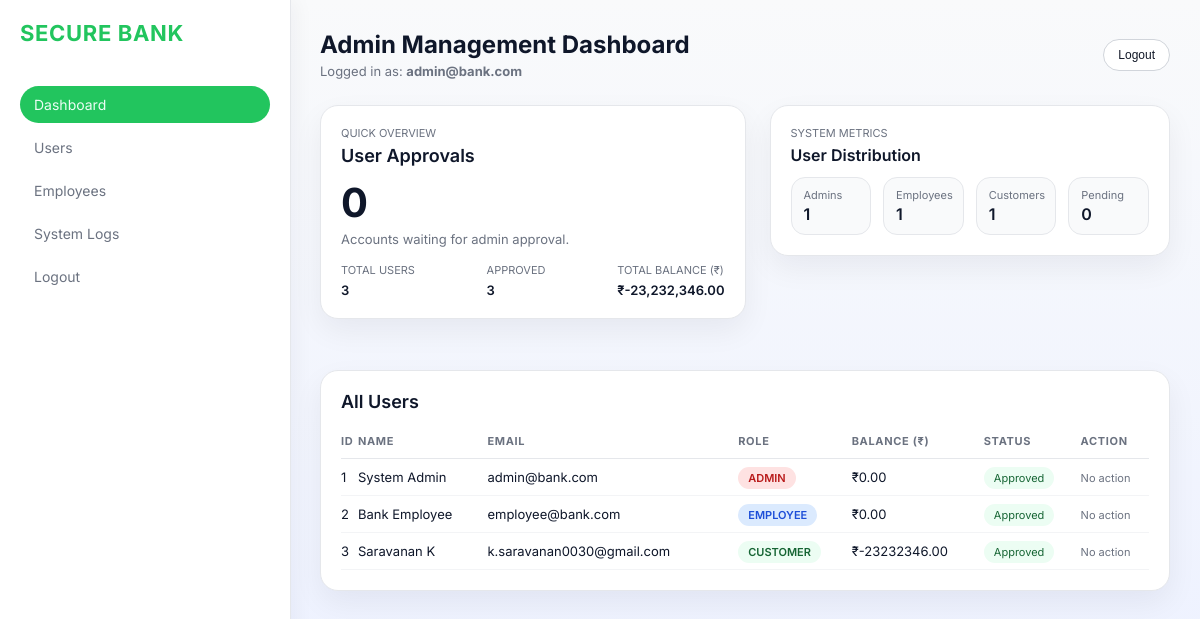
The app's page /admin_dashboard (signed in), older data.
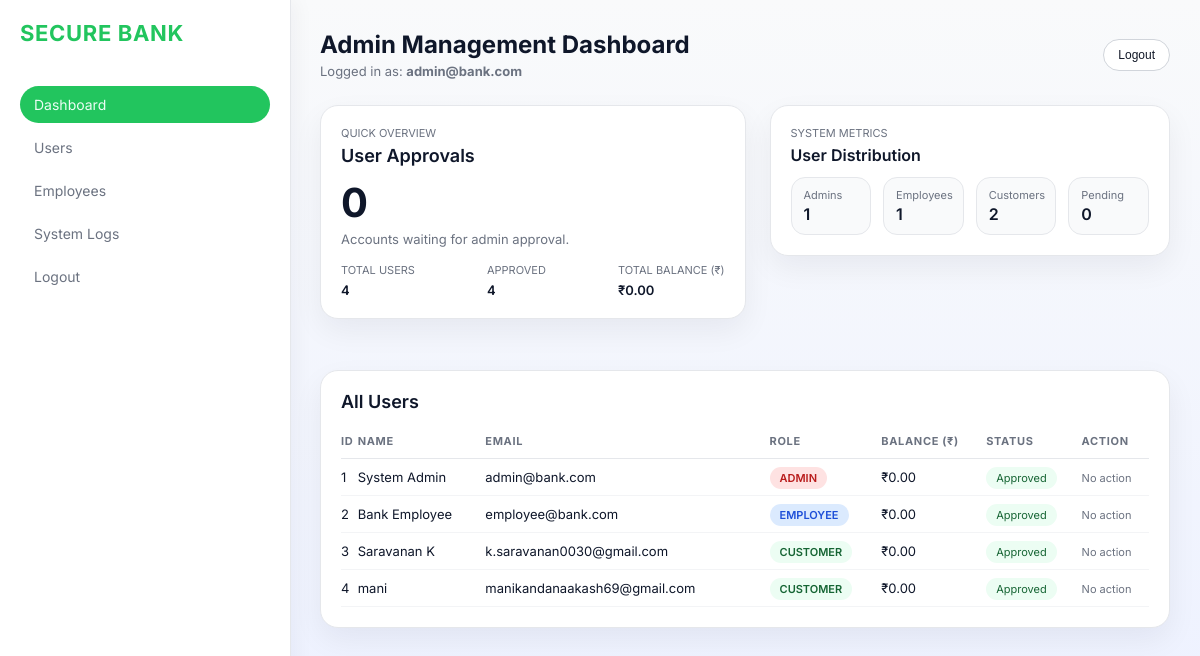
The same page, newer data.
### tables this page shows
CREATE TABLE users (
            id INTEGER PRIMARY KEY AUTOINCREMENT,
            account_number TEXT UNIQUE,
            name TEXT,
            email TEXT UNIQUE,
            password TEXT,
            balance REAL DEFAULT 0,
            role TEXT DEFAULT 'user',
            full_name TEXT,
            phone TEXT,
            address TEXT,
            aadhaar TEXT,
            approval_status TEXT DEFAULT 'pending',
            last_login TEXT
        );

### app.py (the view)
@app.route("/admin_dashboard")
@roles_allowed("admin")
def admin_dashboard():
    conn = db()
    users = conn.execute("SELECT * FROM users").fetchall()
    total_users = len(users)
    total_admins = sum(1 for u in users if u["role"] == "admin")
    total_employees = sum(1 for u in users if u["role"] == "employee")
    total_customers = sum(1 for u in users if u["role"] not in ("admin", "employee"))
    pending_users = sum(1 for u in users if u["approval_status"] != "approved")
    approved_users = sum(1 for u in users if u["approval_status"] == "approved")
    total_balance = sum((u["balance"] or 0) for u in users)
    conn.close()
    return render_template(
        "admin_dashboard.html",
        users=users,
        total_users=total_users,
        total_admins=total_admins,
        total_employees=total_employees,
        total_customers=total_customers,
        pending_users=pending_users,
        approved_users=approved_users,
        total_balance=total_balance,
    )

### app.py (called while the page is built)
def db():
    conn = sqlite3.connect(DB_NAME)
    conn.row_factory = sqlite3.Row
    return conn

def roles_allowed(*roles):
    def wrapper(f):
        @wraps(f)
        def decorated(*args, **kwargs):
            if "user" not in session:
                flash("Login required")
                return redirect("/login")
            if session.get("role") not in roles:
                flash("Access denied")
                return redirect("/login")
            return f(*args, **kwargs)
        return decorated
    return wrapper

### templates/admin_dashboard.html (shortened to what this page needs)
<!DOCTYPE html>
<html lang="en">
<head>
</head>
<body>
<div class="sidebar">
    <div class="logo">SECURE BANK</div>
    <div class="nav-item active">Dashboard</div>
    <div class="nav-item">Users</div>
    <div class="nav-item">Employees</div>
    <div class="nav-item">System Logs</div>
    <div class="nav-item" onclick="window.location.href='/logout'">Logout</div>
</div>
<div class="main-content">
    <header style="margin-bottom: 26px; display:flex; justify-content:space-between; align-items:center;">
        <div>
            <h2 style="margin:0;">Admin Management Dashboard</h2>
            <div style="font-size:13px; color:var(--text-dim); margin-top:4px;">
                Logged in as: <strong>{{ session['user'] }}</strong>
            </div>
        </div>
        <button class="ghost-btn" onclick="window.location.href='/logout'">Logout</button>
    </header>
    <div class="dashboard-top">
        <div class="card">
            <div class="overview-header-row">
                <div>
                    <span class="bank-label">Quick Overview</span>
                    <h3 class="overview-title">User Approvals</h3>
                </div>
            </div>
            <div class="overview-main-number">{{ pending_users }}</div>
            <div style="font-size:13px; color:var(--text-dim); margin-bottom:16px;">
                Accounts waiting for admin approval.
            </div>
            <div class="overview-foot-row">
                <div>
                    <div class="bank-label">Total Users</div>
                    <div class="overview-foot-number">{{ total_users }}</div>
                </div>
                <div>
                    <div class="bank-label">Approved</div>
                    <div class="overview-foot-number">{{ approved_users }}</div>
                </div>
                <div>
                    <div class="bank-label">Total Balance (₹)</div>
                    <div class="overview-foot-number">₹{{ "{:,.2f}".format(total_balance) }}</div>
                </div>
            </div>
        </div>
        <div class="overview-right">
            <div class="card">
                <div class="overview-header-row">
                    <div>
                        <span class="bank-label">System Metrics</span>
                        <h3 class="overview-title" style="font-size:16px;">User Distribution</h3>
                    </div>
                </div>
                <div class="metrics-row">
                    <div class="metric-card">
                        <div class="metric-label">Admins</div>
                        <div class="metric-value">{{ total_admins }}</div>
                    </div>
                    <div class="metric-card">
                        <div class="metric-label">Employees</div>
                        <div class="metric-value">{{ total_employees }}</div>
                    </div>
                    <div class="metric-card">
                        <div class="metric-label">Customers</div>
                        <div class="metric-value">{{ total_customers }}</div>
                    </div>
                    <div class="metric-card">
                        <div class="metric-label">Pending</div>
                        <div class="metric-value">{{ pending_users }}</div>
                    </div>
                </div>
            </div>
        </div>
    </div>
    <div class="card">
        <div class="overview-header-row">
            <h3 class="overview-title">All Users</h3>
        </div>
        <table>
            <thead>
                <tr>
                    <th>ID</th>
                    <th>Name</th>
                    <th>Email</th>
                    <th>Role</th>
                    <th>Balance (₹)</th>
                    <th>Status</th>
                    <th>Action</th>
                </tr>
            </thead>
            <tbody>
                {% for user in users %}
                <tr>
                    <td>{{ user['id'] }}</td>
                    <td>{{ user['name'] }}</td>
                    <td>{{ user['email'] }}</td>
                    <td>
                        <span class="role-badge role-{{ user['role'] if user['role'] in ['admin','employee','user'] else 'user' }}">
                            {{ user['role'].upper() }}
                        </span>
                    </td>
                    <td>₹{{ "%.2f"|format(user['balance'] if user['balance'] else 0) }}</td>
                    <td>
                        {% if user['approval_status'] == 'approved' %}
                            <span class="status-pill status-approved">Approved</span>
                        {% elif user['approval_status'] == 'pending' %}
                            <span class="status-pill status-pending">Pending</span>
                        {% else %}
                            <span class="status-pill status-other">{{ user['approval_status']|capitalize }}</span>
                        {% endif %}
                    </td>
                    <td>
                        {% if user['approval_status'] != 'approved' and user['role'] != 'admin' %}
                            <button class="approve-btn" onclick="window.location.href='/approve/{{ user['id'] }}'">Approve</button>
                        {% else %}
                            <span style="font-size:11px; color:var(--text-dim);">No action</span>
                        {% endif %}
                    </td>
                </tr>
                {% endfor %}
            </tbody>
        </table>
    </div>
</div>
</body>
</html>

### templates/admin_dashboard.html (style rules this page uses)
:root { --bg-color: #f3f4f6; --card-bg: #ffffff; --accent-green: #16a34a; --accent-red: #ef4444; --accent-primary: #22c55e; --text-main: #0f172a; --text-dim: #6b7280; --sidebar-width: 250px; --border: 1px solid #e5e7eb; }
body { font-family: 'Inter', sans-serif; background: linear-gradient(180deg, #f9fafb, #eef2ff); color: var(--text-main); margin: 0; display: flex; }
.sidebar { width: var(--sidebar-width); background: #ffffff; height: 100vh; padding: 20px; position: fixed; border-right: var(--border); box-shadow: 6px 0 18px rgba(15, 23, 42, 0.04); }
.logo { color: var(--accent-primary); font-size: 22px; font-weight: 700; margin-bottom: 40px; letter-spacing: 0.03em; }
.nav-item { padding: 10px 14px; color: var(--text-dim); cursor: pointer; transition: 0.25s; border-radius: 999px; margin-bottom: 6px; font-size: 14px; }
.nav-item.active { background: #22c55e; color: #ecfdf5; }
.main-content { margin-left: calc(var(--sidebar-width) + 40px); padding: 30px; width: 100%; max-width: 1280px; }
.card { background: var(--card-bg); border-radius: 18px; padding: 20px; border: var(--border); margin-bottom: 25px; box-shadow: 0 12px 30px rgba(15, 23, 42, 0.06); }
.dashboard-top { display: grid; grid-template-columns: 1.7fr 1.6fr; gap: 24px; margin-bottom: 26px; align-items: stretch; }
.overview-right { display: flex; flex-direction: column; gap: 18px; }
.overview-header-row { display: flex; align-items: center; justify-content: space-between; margin-bottom: 12px; }
.overview-title { margin: 0; font-size: 18px; font-weight: 600; }
.overview-main-number { font-size: 40px; font-weight: 700; margin-bottom: 4px; }
.bank-label { font-size: 11px; color: var(--text-dim); margin-bottom: 5px; text-transform: uppercase; display: block; }
.overview-foot-row { display: flex; justify-content: space-between; gap: 20px; font-size: 13px; }
.overview-foot-number { font-weight: 600; margin-top: 4px; }
.ghost-btn { border-radius: 999px; border: 1px solid #d1d5db; background: #ffffff; padding: 8px 14px; font-size: 12px; color: #111827; cursor: pointer; }
.metrics-row { display: grid; grid-template-columns: repeat(4, minmax(0, 1fr)); gap: 12px; margin-top: 12px; }
.metric-card { background: #f9fafb; border-radius: 14px; padding: 10px 12px; border: 1px solid #e5e7eb; }
.metric-label { font-size: 11px; color: var(--text-dim); }
.metric-value { font-size: 16px; font-weight: 600; margin-top: 2px; }
table { width: 100%; border-collapse: collapse; margin-top: 10px; font-size: 13px; }
th { text-align: left; color: var(--text-dim); font-size: 11px; padding: 10px 0; border-bottom: 1px solid #e5e7eb; text-transform: uppercase; letter-spacing: 0.06em; }
td { padding: 10px 0; border-bottom: 1px solid #f3f4f6; }
.role-badge { padding: 4px 10px; border-radius: 999px; font-size: 11px; font-weight: 600; }
.role-admin { background: #fee2e2; color: #b91c1c; }
.role-employee { background: #dbeafe; color: #1d4ed8; }
.role-user { background: #ecfdf3; color: #166534; }
.status-pill { border-radius: 999px; padding: 4px 10px; font-size: 11px; }
.status-approved { background: #ecfdf3; color: #166534; }

Row changes from the older to the newer data that the page shows:
changed users "Saravanan K": balance "-23232346.00" → "0.00"
added users: id "4", name "mani", email "manikandanaakash69@gmail.com", role "CUSTOMER", balance "0.00", approval_status "Approved"
Text that changed along with them:
{{ total_users }}: "3" → "4"
{{ approved_users }}: "3" → "4"
{{ "{:,.2f}".format(total_balance) }}: "-23,232,346.00" → "0.00"
{{ total_customers }}: "1" → "2"
